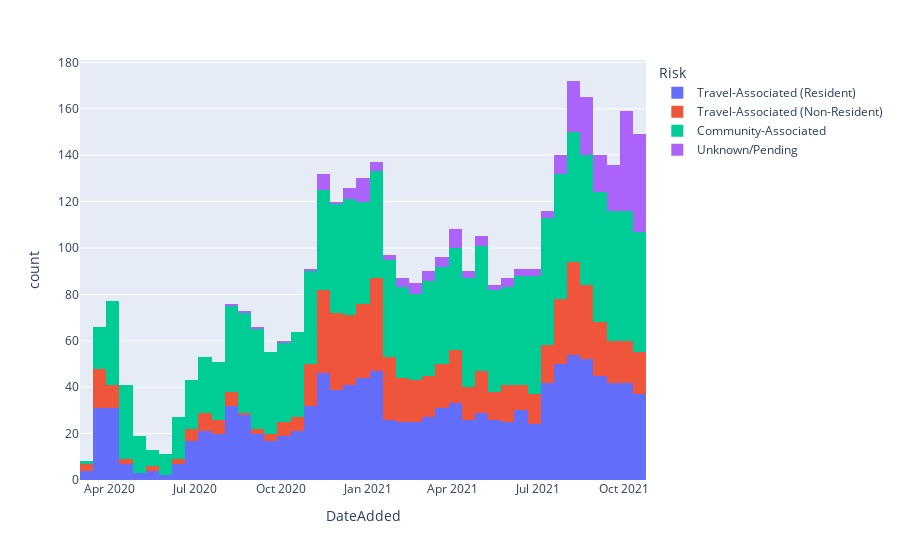

The notebook cell this image was saved under:
### Code cell
# Graphing COVID Cases By Resident Status

fig = px.histogram(ccbrs, x="DateAdded", color="Risk")
fig.show()
# This is counting the number of records added, not summing the number of cases

### Figure 1 — Plotly figure (JSON) as saved in the notebook; plotly's stock layout.template omitted (floating-point values rounded to 4 significant figures; data arrays with more than 128 entries replaced by an {"elided": "..."} marker saying what was removed)
{"data": [{"alignmentgroup": "True", "bingroup": "x", "hovertemplate": "Risk=Travel-Associated (Resident)<br>DateAdded=%{x}<br>count=%{y}<extra></extra>", "legendgroup": "Travel-Associated (Resident)", "marker": {"color": "#636efa", "pattern": {"shape": ""}}, "name": "Travel-Associated (Resident)", "offsetgroup": "Travel-Associated (Resident)", "orientation": "v", "showlegend": true, "type": "histogram", "x": {"elided": "1224 str values"}, "xaxis": "x", "yaxis": "y"}, {"alignmentgroup": "True", "bingroup": "x", "hovertemplate": "Risk=Travel-Associated (Non-Resident)<br>DateAdded=%{x}<br>count=%{y}<extra></extra>", "legendgroup": "Travel-Associated (Non-Resident)", "marker": {"color": "#EF553B", "pattern": {"shape": ""}}, "name": "Travel-Associated (Non-Resident)", "offsetgroup": "Travel-Associated (Non-Resident)", "orientation": "v", "showlegend": true, "type": "histogram", "x": {"elided": "669 str values"}, "xaxis": "x", "yaxis": "y"}, {"alignmentgroup": "True", "bingroup": "x", "hovertemplate": "Risk=Community-Associated<br>DateAdded=%{x}<br>count=%{y}<extra></extra>", "legendgroup": "Community-Associated", "marker": {"color": "#00cc96", "pattern": {"shape": ""}}, "name": "Community-Associated", "offsetgroup": "Community-Associated", "orientation": "v", "showlegend": true, "type": "histogram", "x": {"elided": "1677 str values"}, "xaxis": "x", "yaxis": "y"}, {"alignmentgroup": "True", "bingroup": "x", "hovertemplate": "Risk=Unknown/Pending<br>DateAdded=%{x}<br>count=%{y}<extra></extra>", "legendgroup": "Unknown/Pending", "marker": {"color": "#ab63fa", "pattern": {"shape": ""}}, "name": "Unknown/Pending", "offsetgroup": "Unknown/Pending", "orientation": "v", "showlegend": true, "type": "histogram", "x": {"elided": "257 str values"}, "xaxis": "x", "yaxis": "y"}], "layout": {"barmode": "relative", "legend": {"title": {"text": "Risk"}, "tracegroupgap": 0}, "margin": {"t": 60}, "xaxis": {"anchor": "y", "domain": [0, 1], "title": {"text": "DateAdded"}}, "yaxis": {"anchor": "x", "domain": [0, 1], "title": {"text": "count"}}}}
